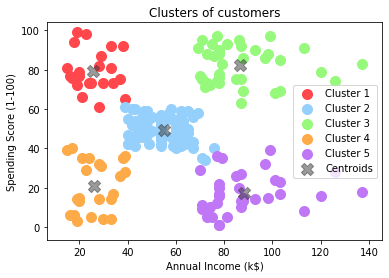

Generate this figure with Python:
# -*- coding: utf-8 -*-
"""
Created on Fri Dec 27 09:43:58 2019

@author: FartherSkies
"""

# K-Means Clustering

# Importing the libraries
import numpy as np
import matplotlib.pyplot as plt
import pandas as pd

# Importing the dataset
dataset = pd.read_csv('Mall_Customers.csv')
X = dataset.iloc[:, [3, 4]].values

# amount of centroids vs distance cumulative = kmeans.inertia_

from sklearn.cluster import KMeans
wcss = []
for i in range(1, 11):
    kmeans = KMeans(n_clusters = i, init = 'k-means++', random_state = 42)
    kmeans.fit(X)
    wcss.append(kmeans.inertia_)
plt.plot(range(1, 11), wcss)
plt.title('The Elbow Method')
plt.xlabel('Number of clusters')
plt.ylabel('WCSS')
plt.show()

kmeans = KMeans(n_clusters = 5, init = 'k-means++', random_state = 42)
y_kmeans = kmeans.fit_predict(X)

plt.scatter(X[y_kmeans == 0, 0], X[y_kmeans == 0, 1], s = 100, c = '#ff474c', label = 'Cluster 1')
plt.scatter(X[y_kmeans == 1, 0], X[y_kmeans == 1, 1], s = 100, c = '#95d0fc', label = 'Cluster 2')
plt.scatter(X[y_kmeans == 2, 0], X[y_kmeans == 2, 1], s = 100, c = '#96f97b', label = 'Cluster 3')
plt.scatter(X[y_kmeans == 3, 0], X[y_kmeans == 3, 1], s = 100, c = '#fdaa48', label = 'Cluster 4')
plt.scatter(X[y_kmeans == 4, 0], X[y_kmeans == 4, 1], s = 100, c = '#bf77f6', label = 'Cluster 5')
plt.scatter(kmeans.cluster_centers_[:, 0], kmeans.cluster_centers_[:, 1], marker='X', s = 150, alpha=0.50, c = '#363737', label = 'Centroids')
plt.title('Clusters of customers')
plt.xlabel('Annual Income (k$)')
plt.ylabel('Spending Score (1-100)')
plt.legend()
plt.show()
